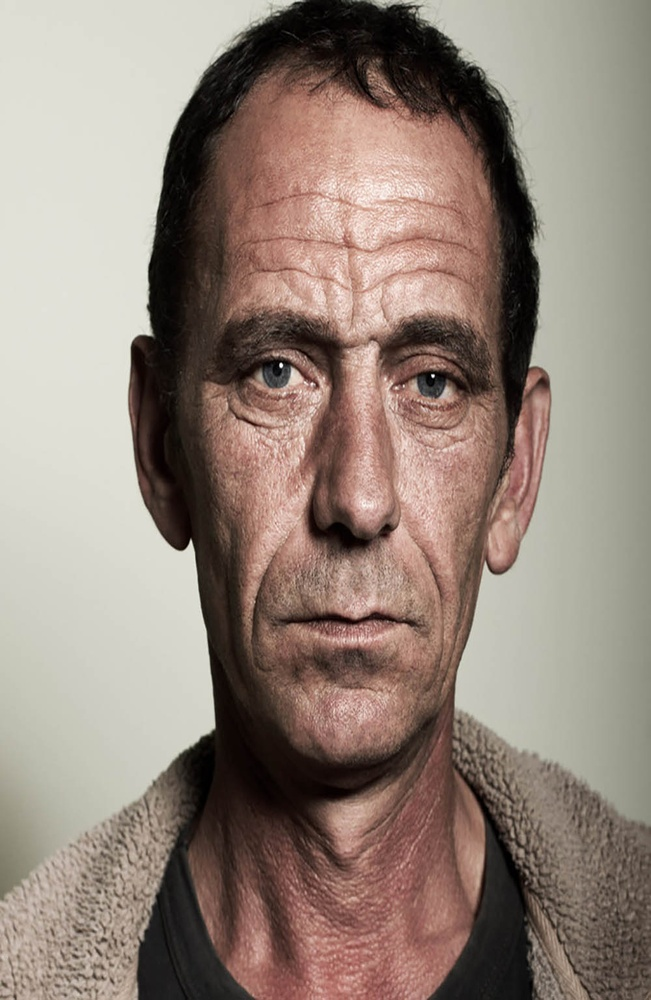
#> input picture Images/Michael-Moore2 - Copy.jpg, 651 x 1000 px, shrunk from 1000 x 1535 before the run
$ python -i HarrisCorner.py   (imports and definitions only)   (older library calls are emulated)
#> lines starting #> are read from the running program, lines starting #| are printed output that depends on the picture
#> further down, picture is the input picture: shape (1000, 651, 3); mean B, G, R 121.8, 132.2, 147.4
import cv2
import numpy as np

class HarrisCorner:
    def __init__(self, image):
        self.image = image
        self.corners = None

    #get Ix, Iy, IxIy
    def _sobel_gradients(self):
        sobelx = cv2.Sobel(self.image, cv2.CV_64F, 1, 0, ksize=5)
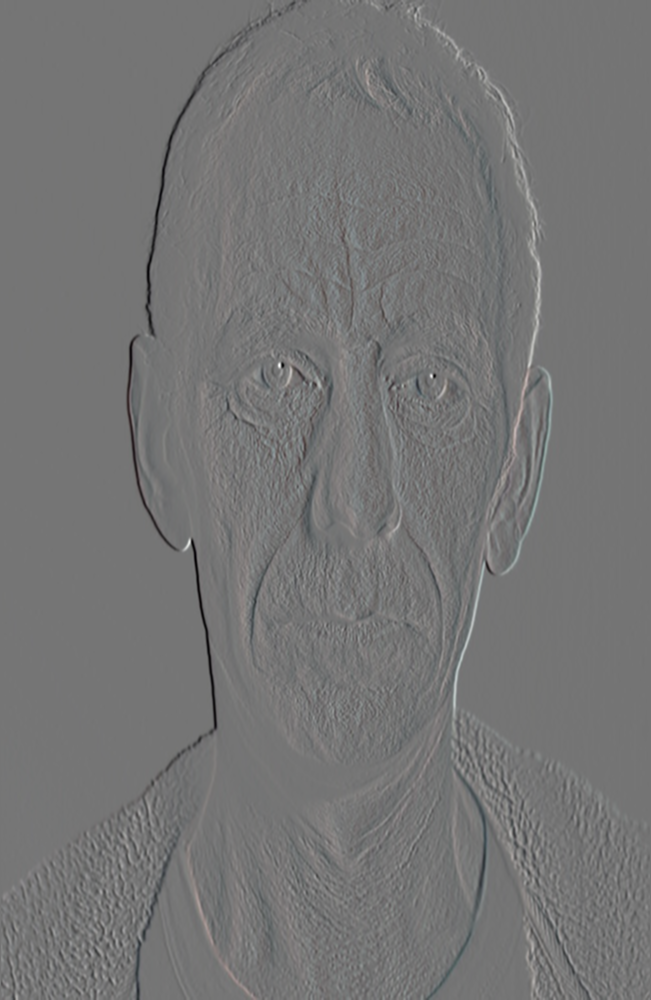
#> sobelx: shape (1000, 651, 3) float64; mean B, G, R -13.3, -13.1, -13.2; drawn with min black and max white
        sobely = cv2.Sobel(self.image, cv2.CV_64F, 0, 1, ksize=5)
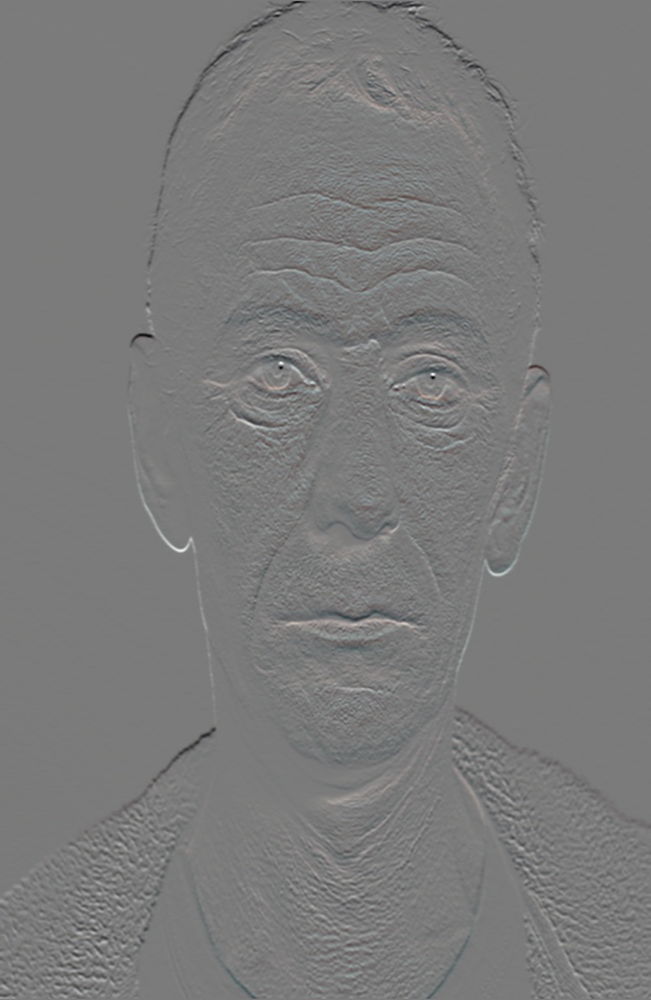
#> sobely: shape (1000, 651, 3) float64; mean B, G, R -11.2, -11.7, -8.8; drawn with min black and max white
        return sobelx**2, sobely**2, sobelx * sobely
    #get Gx, Gy, GxGy
    def _apply_gaussian_window(self, Ix_squared, Iy_squared, IxIy):
        Gx = cv2.GaussianBlur(Ix_squared, (5, 5), 0)
        Gy = cv2.GaussianBlur(Iy_squared, (5, 5), 0)
        GxGy = cv2.GaussianBlur(IxIy, (5, 5), 0)
        return Gx, Gy, GxGy
    #harris matrix and response function
    def compute_harris_response(self, k=0.04):
        Ix2, Iy2, Ixy = self._sobel_gradients()
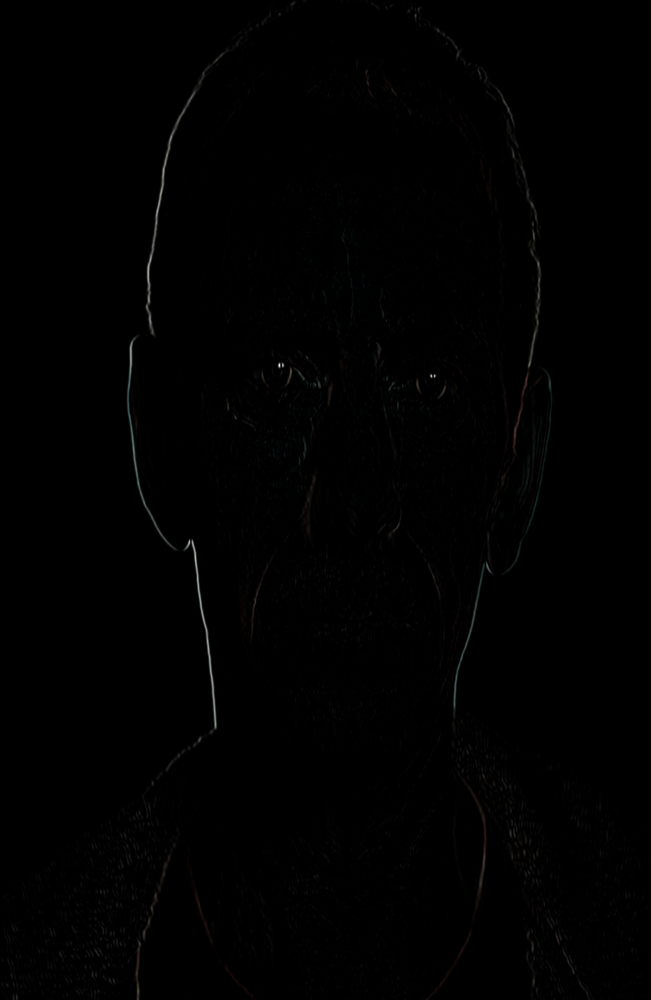
#> Ix2: shape (1000, 651, 3) float64; mean of channels 0, 1, 2 520692.2, 546858.2, 561031.7; drawn with min black and max white
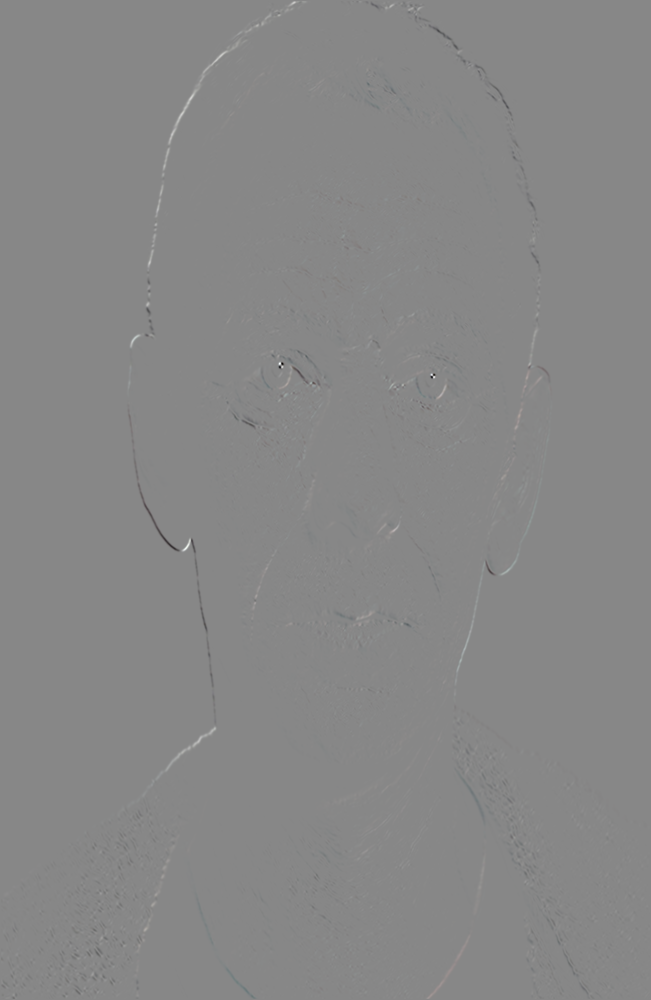
#> Ixy: shape (1000, 651, 3) float64; mean of channels 0, 1, 2 -18247.2, -18642.2, -20425.2; drawn with min black and max white
        Gx, Gy, Gxy = self._apply_gaussian_window(Ix2, Iy2, Ixy)
#> in _apply_gaussian_window, `GxGy = cv2.GaussianBlur(IxIy, (5, 5), 0)`:
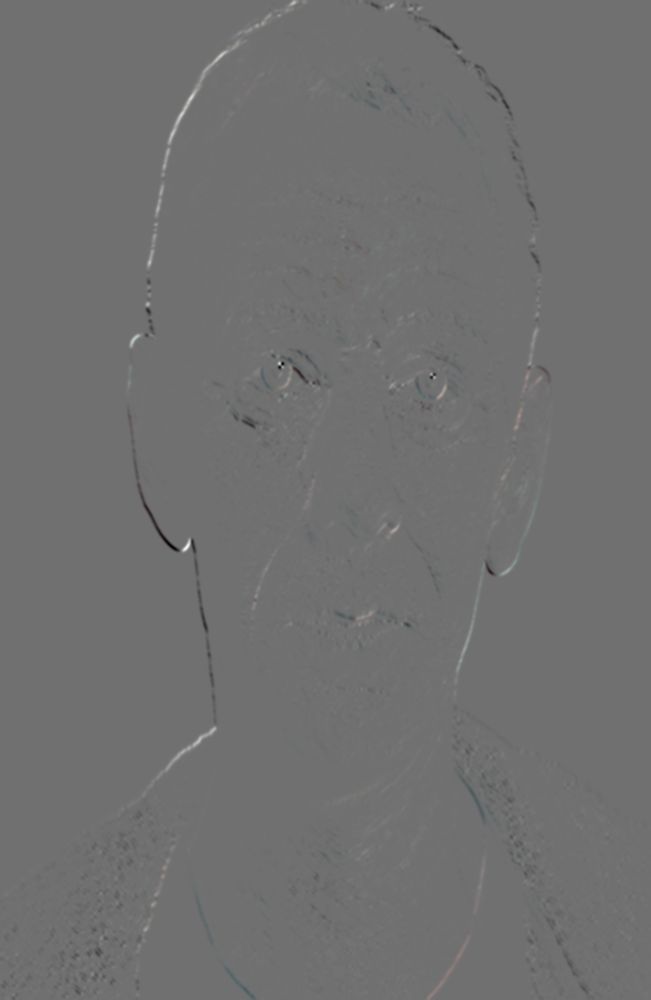
#> GxGy: shape (1000, 651, 3) float64; mean of channels 0, 1, 2 -18237, -18630.5, -20418.2; drawn with min black and max white

        det_M = Gx * Gy - Gxy**2
        trace_M = Gx + Gy
        R = det_M - k * (trace_M**2)

        self.corners = R

    #Thresholding and non-maximum suppression
    def threshold_and_nms(self, threshold_ratio=0.001):
#> called with threshold_ratio = 0.001
        R = self.corners
        threshold = threshold_ratio * R.max()
#> threshold = 9.49e+11
        corner_map = np.zeros_like(R)
        corner_map[R > threshold] = 255

        # Non-maximum suppression using dilation
        dilated = cv2.dilate(R, None)
        nms_corners = np.zeros_like(R)
        nms_corners[(R == dilated) & (R > threshold)] = 255
        nms_corners = nms_corners.astype(np.uint8)
        return nms_corners

    def draw_corners_on_image(self, nms_corners, radius=5, color=(0, 0, 255)):
#> called with radius = 5, color = (0, 0, 255)
        result_img = self.image.copy()
        coords = np.argwhere(nms_corners)
        for y, x in coords:
            cv2.circle(result_img, (x, y), radius, color, thickness=-1)

        return result_img #to be shown in the output widget

    #upon slider change of threshold
    def change_threshold(self, threshold):
        nms_corners= self.threshold_and_nms(threshold)
        self.draw_corners_on_image(nms_corners)

    #once image uploaded, apply this function to get harris output
    def apply_harris(self):
       self.compute_harris_response()
       nms_corners= self.threshold_and_nms()
       result_img= self.draw_corners_on_image(nms_corners)
       return result_img

>>> import cv2
>>> picture = cv2.imread('Images/Michael-Moore2 - Copy.jpg')
#> (the run stopped early here; a loop or call above may not have finished)

$ run again, on Images/cat_part.jpg
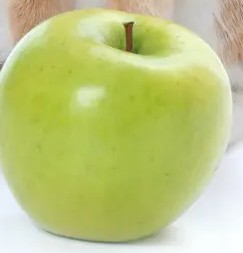
#> input picture Images/cat_part.jpg, 243 x 253 px
#> picture is the input picture: shape (253, 243, 3); mean B, G, R 128, 199.4, 190.9
#> in _apply_gaussian_window, `Gy = cv2.GaussianBlur(Iy_squared, (5, 5), 0)`:
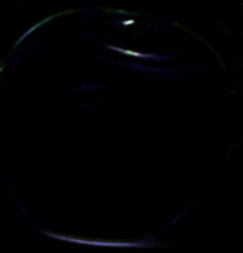
#> Gy: shape (253, 243, 3) float64; mean of channels 0, 1, 2 265350.7, 156588.4, 141550.9; drawn with min black and max white
#> threshold = 7.31e+10
#> in threshold_and_nms, `dilated = cv2.dilate(R, None)`:
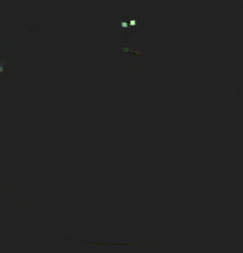
#> dilated: shape (253, 243, 3) float64; mean of channels 0, 1, 2 2.43e+10, 4.78e+10, 3.15e+10; drawn with min black and max white
